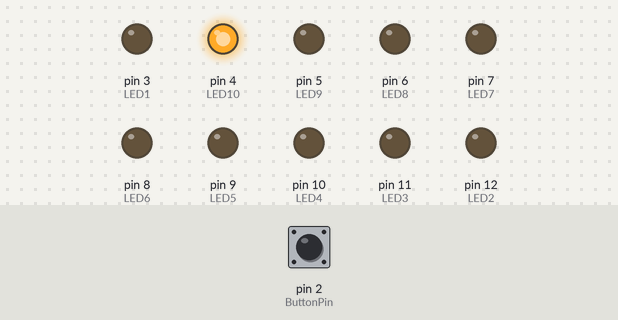
Recording of a sketch running on a simulated Arduino Uno, built with avr-gcc and run on an emulated ATmega328P. Shown: output pins drawn as LEDs (lit = HIGH). Inputs (shaded band) come from the test bench; at power-on: pin 2 (ButtonPin) LOW.

Above: at 0.05 s.
At 0.35 s:
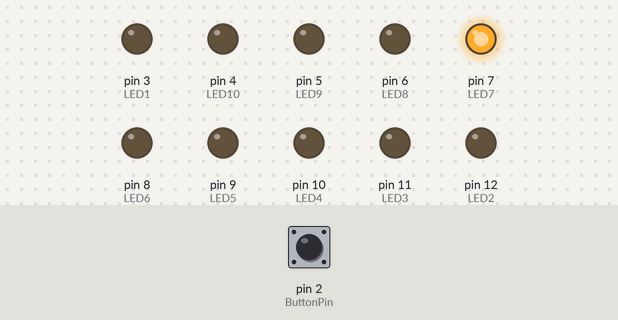
At 0.75 s:
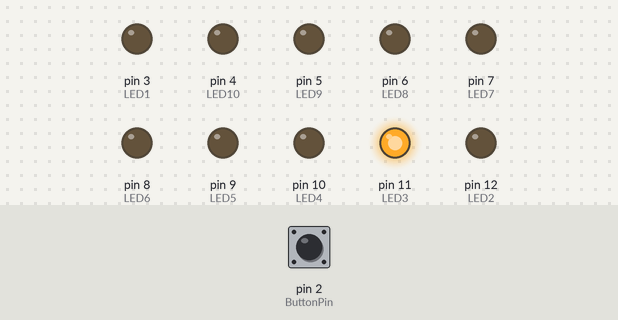
At 1.45 s:
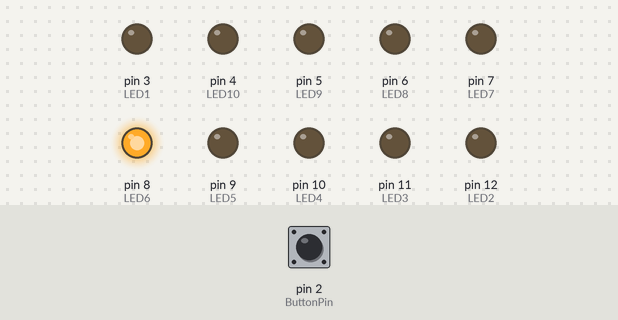
At 2.15 s:
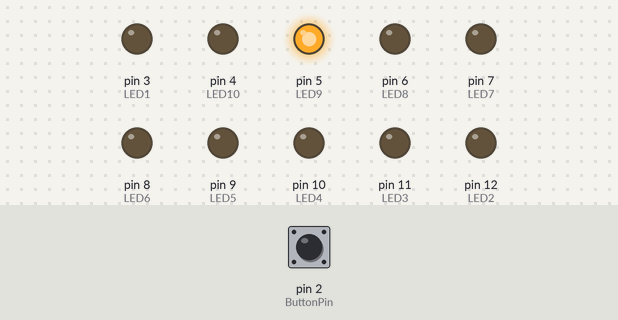
At 2.85 s:
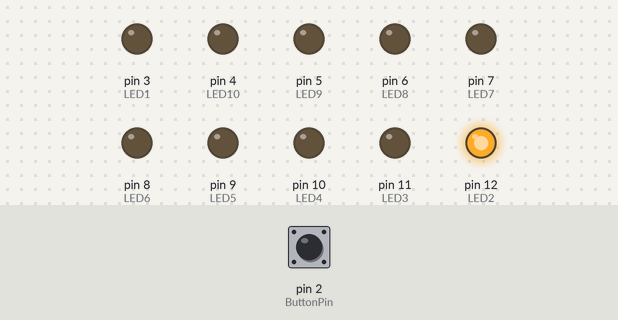
Timing chart, 0 to 3.1 s (numbered marks = the images above):
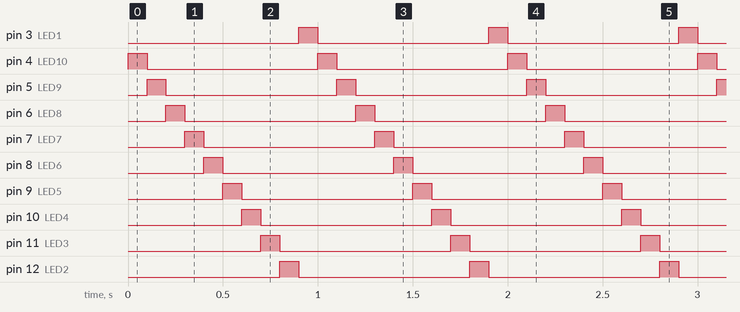

The sketch:

supplementaryMicroP.ino
```cpp
const int LED1 = 3;
const int LED2 = 12;
const int LED3 = 11;
const int LED4 = 10;
const int LED5 = 9;
const int LED6 = 8;
const int LED7 = 7;
const int LED8 = 6;
const int LED9 = 5;
const int LED10 = 4;

const int ButtonPin = 2;
int buttonState = 0;

void setup()
{
  pinMode(LED1, OUTPUT);
  pinMode(LED2, OUTPUT);
  pinMode(LED3, OUTPUT);
  pinMode(LED4, OUTPUT);
  pinMode(LED5, OUTPUT);
  pinMode(LED6, OUTPUT);
  pinMode(LED7, OUTPUT);
  pinMode(LED8, OUTPUT);
  pinMode(LED9, OUTPUT);
  pinMode(LED10, OUTPUT);

  pinMode(ButtonPin, INPUT);
}

void loop()
{
  buttonState = digitalRead(ButtonPin);
  if (buttonState == HIGH)
  {

    digitalWrite(LED1, HIGH);
    delay(100);
    digitalWrite(LED1, LOW);
    digitalWrite(LED2, HIGH);
    delay(100);
    digitalWrite(LED2, LOW);
    digitalWrite(LED3, HIGH);
    delay(100);
    digitalWrite(LED3, LOW);
    digitalWrite(LED4, HIGH);
    delay(100);
    digitalWrite(LED4, LOW);
    digitalWrite(LED5, HIGH);
    delay(100);
    digitalWrite(LED5, LOW);
    digitalWrite(LED6, HIGH);
    delay(100);
    digitalWrite(LED6, LOW);
    digitalWrite(LED7, HIGH);
    delay(100);
    digitalWrite(LED7, LOW);
    digitalWrite(LED8, HIGH);
    delay(100);
    digitalWrite(LED8, LOW);
    digitalWrite(LED9, HIGH);
    delay(100);
    digitalWrite(LED9, LOW);
    digitalWrite(LED10, HIGH);
    delay(100);
    digitalWrite(LED10, LOW);
  }
  else
  {

    digitalWrite(LED10, HIGH);
    delay(100);
    digitalWrite(LED10, LOW);
    digitalWrite(LED9, HIGH);
    delay(100);
    digitalWrite(LED9, LOW);
    digitalWrite(LED8, HIGH);
    delay(100);
    digitalWrite(LED8, LOW);
    digitalWrite(LED7, HIGH);
    delay(100);
    digitalWrite(LED7, LOW);
    digitalWrite(LED6, HIGH);
    delay(100);
    digitalWrite(LED6, LOW);
    digitalWrite(LED5, HIGH);
    delay(100);
    digitalWrite(LED5, LOW);
    digitalWrite(LED4, HIGH);
    delay(100);
    digitalWrite(LED4, LOW);
    digitalWrite(LED3, HIGH);
    delay(100);
    digitalWrite(LED3, LOW);
    digitalWrite(LED2, HIGH);
    delay(100);
    digitalWrite(LED2, LOW);
    digitalWrite(LED1, HIGH);
    delay(100);
    digitalWrite(LED1, LOW);
  }
}
```

Measured:
- by itself, pin 3 (LED1), pin 4 (LED10), pin 5 (LED9), pin 6 (LED8), pin 7 (LED7), pin 8 (LED6), pin 9 (LED5), pin 10 (LED4), pin 11 (LED3), pin 12 (LED2): alternates HIGH for 0.10 s and LOW for 0.90 s
- by itself, everything shown: repeats every 1.0 s, in 10 steps
